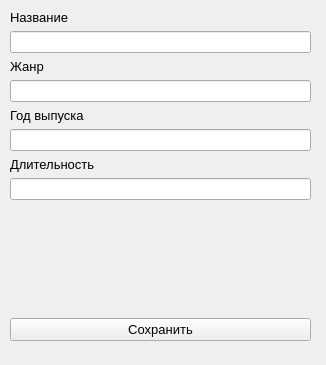
<?xml version="1.0" encoding="UTF-8"?>
<ui version="4.0">
 <class>Form</class>
 <widget class="QWidget" name="Form">
  <property name="geometry">
   <rect>
    <x>0</x>
    <y>0</y>
    <width>326</width>
    <height>365</height>
   </rect>
  </property>
  <property name="windowTitle">
   <string>Form</string>
  </property>
  <property name="accessibleName">
   <string/>
  </property>
  <property name="layoutDirection">
   <enum>Qt::LeftToRight</enum>
  </property>
  <widget class="QWidget" name="gridLayoutWidget">
   <property name="geometry">
    <rect>
     <x>10</x>
     <y>10</y>
     <width>301</width>
     <height>331</height>
    </rect>
   </property>
   <layout class="QGridLayout" name="gridLayout_3">
    <item row="4" column="0">
     <widget class="QLabel" name="label_3">
      <property name="font">
       <font>
        <pointsize>10</pointsize>
       </font>
      </property>
      <property name="text">
       <string>Год выпуска</string>
      </property>
     </widget>
    </item>
    <item row="2" column="0">
     <widget class="QLabel" name="label_2">
      <property name="font">
       <font>
        <pointsize>10</pointsize>
       </font>
      </property>
      <property name="text">
       <string>Жанр</string>
      </property>
     </widget>
    </item>
    <item row="3" column="0">
     <widget class="QLineEdit" name="genreEdit"/>
    </item>
    <item row="6" column="0">
     <widget class="QLabel" name="label_4">
      <property name="font">
       <font>
        <pointsize>10</pointsize>
       </font>
      </property>
      <property name="text">
       <string>Длительность</string>
      </property>
     </widget>
    </item>
    <item row="5" column="0">
     <widget class="QLineEdit" name="yearEdit"/>
    </item>
    <item row="1" column="0">
     <widget class="QLineEdit" name="titleEdit"/>
    </item>
    <item row="10" column="0">
     <widget class="QPushButton" name="saveButton">
      <property name="font">
       <font>
        <pointsize>10</pointsize>
       </font>
      </property>
      <property name="text">
       <string>Сохранить</string>
      </property>
     </widget>
    </item>
    <item row="0" column="0">
     <widget class="QLabel" name="label">
      <property name="font">
       <font>
        <pointsize>10</pointsize>
       </font>
      </property>
      <property name="text">
       <string>Название</string>
      </property>
     </widget>
    </item>
    <item row="7" column="0">
     <widget class="QLineEdit" name="durationEdit"/>
    </item>
    <item row="8" column="0">
     <spacer name="verticalSpacer_2">
      <property name="orientation">
       <enum>Qt::Vertical</enum>
      </property>
      <property name="sizeHint" stdset="0">
       <size>
        <width>20</width>
        <height>40</height>
       </size>
      </property>
     </spacer>
    </item>
   </layout>
  </widget>
 </widget>
 <resources/>
 <connections/>
</ui>
